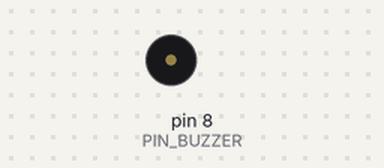
Bench run of a sketch on a simulated Arduino Uno, built with avr-gcc and run on an emulated ATmega328P. Parts: buzzer (waves = sounding). At 1.0 s the program stops and its outputs stay as they are.

Above: at 0.3 s.
Timing chart, 0 to 2.5 s (numbered marks = the images above):
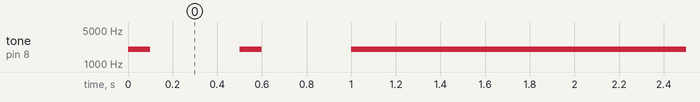

Measured:
- by itself, tone on pin 8 (PIN_BUZZER): alternates 2000 Hz for 0.10 s and silent for 0.40 s, 5 changes in all, then stays 2000 Hz

The sketch:

Buzzer_Test01.ino
```cpp
#define PIN_BUZZER  (8)

void setup() {
  // put your setup code here, to run once:

}

void loop()
{
  for (;;) {
    tone(PIN_BUZZER, 2000);
    delay(100);
    noTone(PIN_BUZZER);
    delay(400);
  }
}
```
